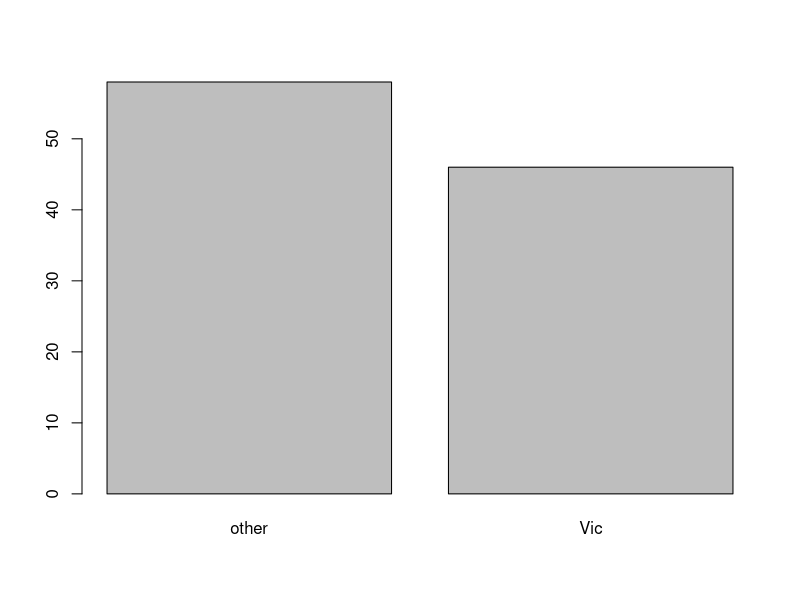
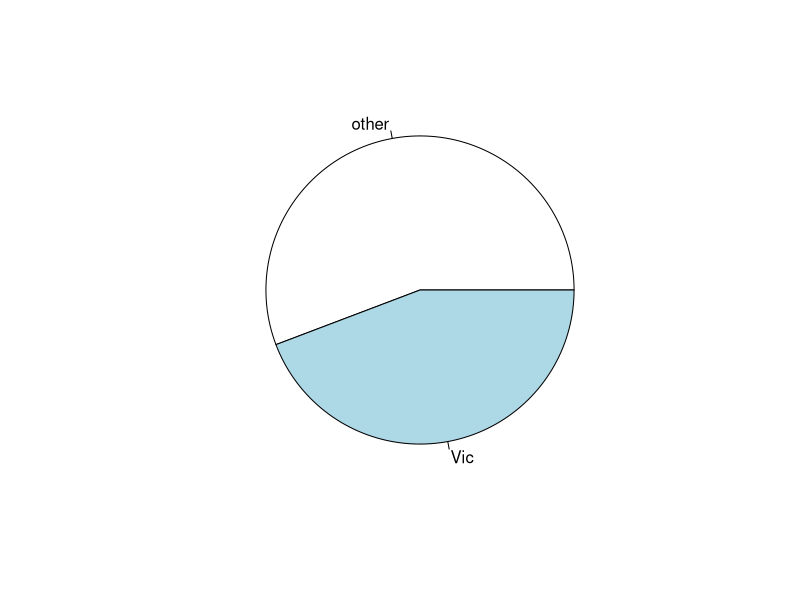
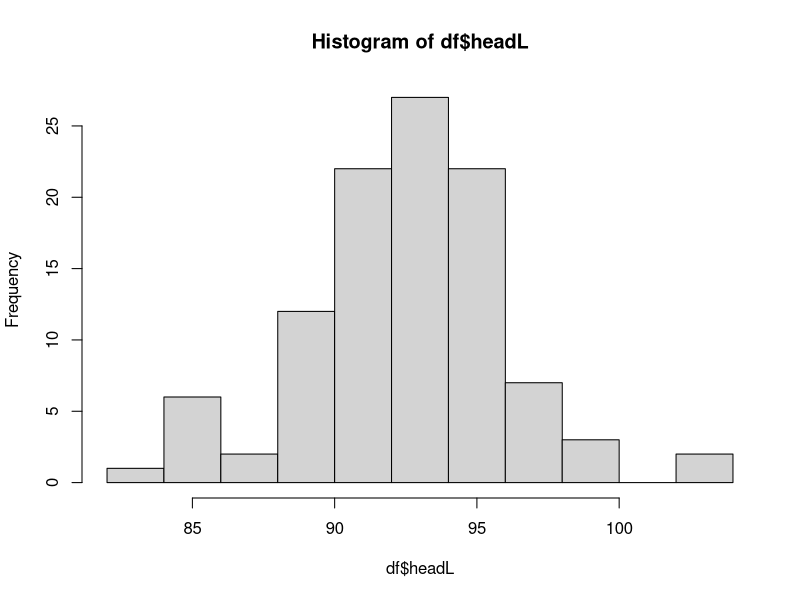
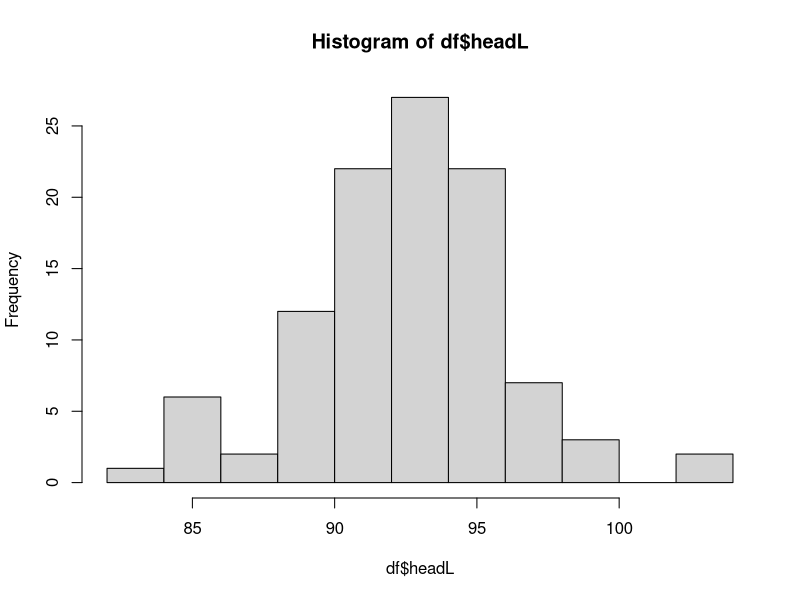
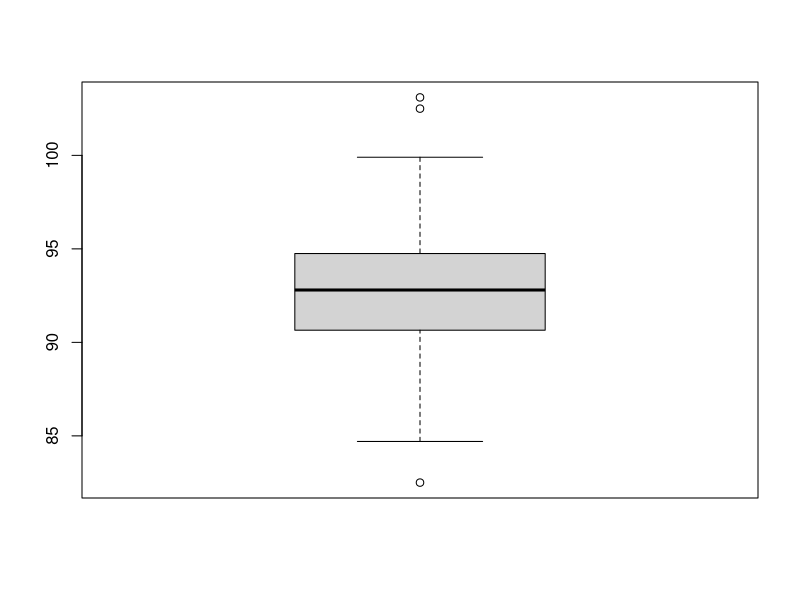
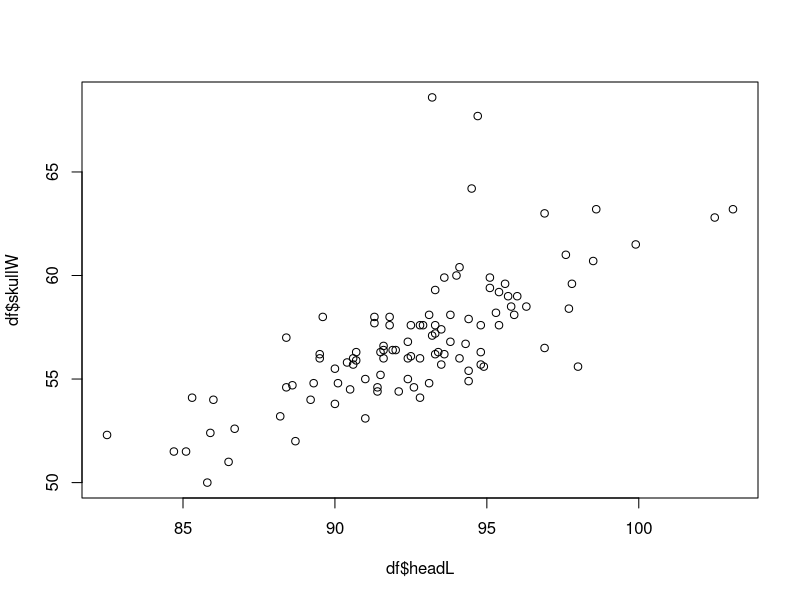
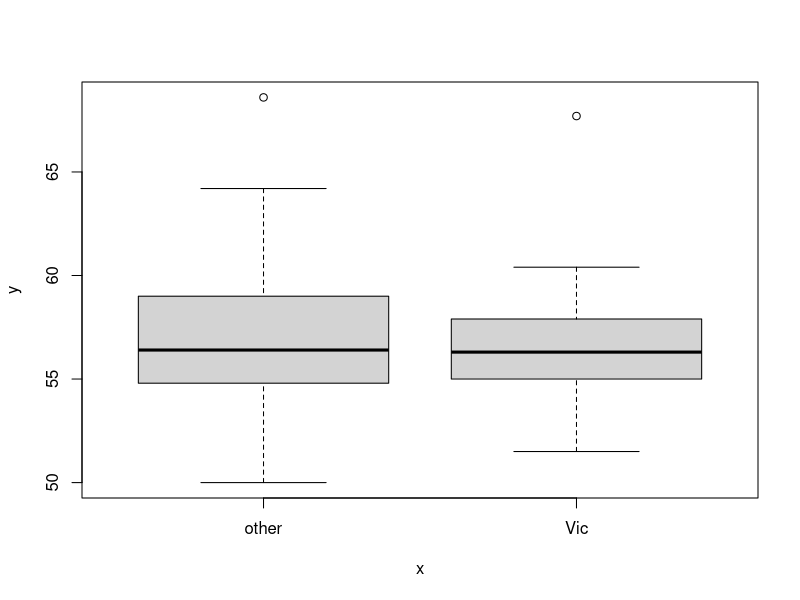
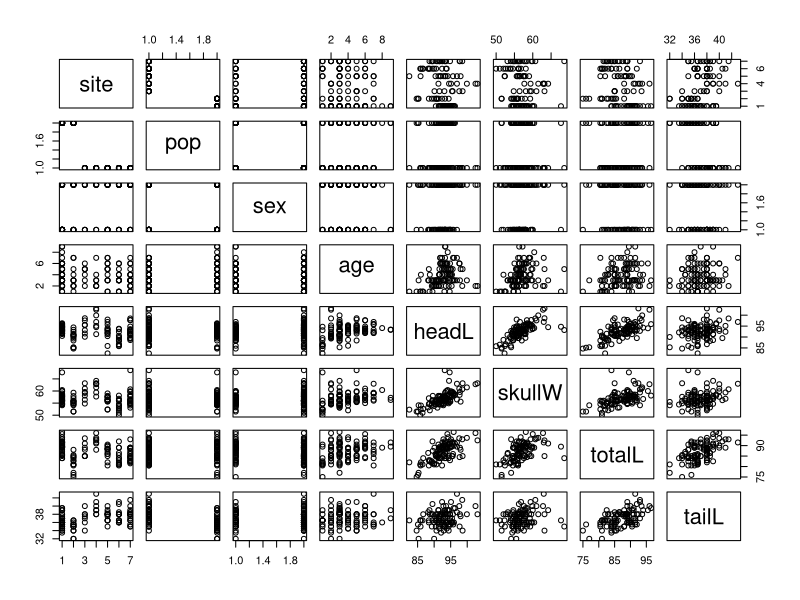

These figures' R source, in order:
## ---- chunk 1
#| echo: false
knitr::opts_knit$set(root.dir = 'assests/data/')
## ---- chunk 2
df <- read.csv('possum.csv')
head(df)
## ---- chunk 3
table(df$pop)
## ---- chunk 4
table(df$pop)/length(df$pop)
## ---- chunk 5
barplot(table(df$pop))
## ---- chunk 6
pie(table(df$pop))
## ---- chunk 7
df <- read.csv('possum.csv')
head(df)
## ---- chunk 8
hist(df$headL, breaks=10)
## ---- chunk 9
res <- hist(df$headL, breaks=10)
res
## ---- chunk 10
summary(df)
## ---- chunk 11
boxplot(df$headL)
## ---- chunk 12
plot(df$headL, df$skullW)
## ---- chunk 13
plot(as.factor(df$pop), df$skullW)
## ---- chunk 14
df$pop <- as.factor(df$pop)
df$sex <- as.factor(df$sex)
pairs(df)
